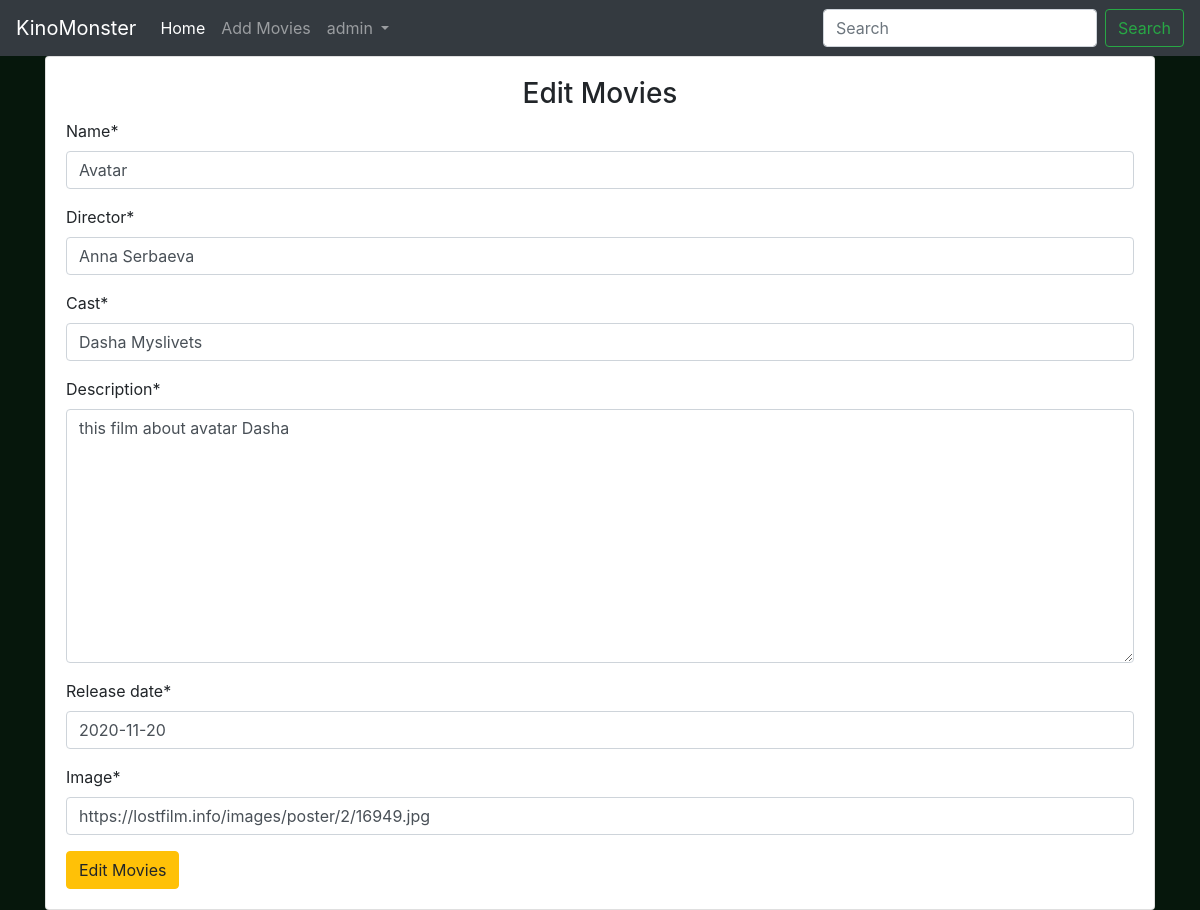
Page /editmovies/3/ (signed in) on the committed database.
### main/models.py (models this page shows, shortened)
class Movie(models.Model):
    name = models.CharField(max_length=300)
    director = models.CharField(max_length=100)
    cast = models.CharField(max_length=800)
    description = models.TextField(max_length=5000)
    release_date = models.DateField()
    averageRating = models.FloatField(default=0)
    image = models.URLField(default=None, null=True)

### main/views.py (the view)
# urls.py: path('editmovies/<int:id>/', views.edit_movies, name='edit_movies'),
def edit_movies(request, id):
    if request.user.is_authenticated:
        if request.user.is_superuser:
            movie = Movie.objects.get(id=id)
            '''form check'''
            if request.method == 'POST':
                form = MovieForm(request.POST or None, instance=movie)
                '''check if form is valid'''
                if form.is_valid():
                    data = form.save(commit=False)
                    data.save()
                    return redirect('main:detail', id)
            else:
                form = MovieForm(instance=movie)
            return render(request, 'main/addmovies.html', {'form': form, 'controller': 'Edit Movies'})
        else:
            return redirect('main:home')
    return redirect('accounts:login')

### main/forms.py
class MovieForm(forms.ModelForm):
    class Meta:
        model = Movie
        fields = ('name', 'director', 'cast', 'description', 'release_date', 'image')

### main/templates/main/addmovies.html (shortened to what this page needs)
{% extends 'main/base.html' %}
{% load crispy_forms_tags %}
{% block content %}
    <div class="container">
        <div class="card">
            <div class="card-body">
                <h3 class="text-center">{{ controller }}</h3>
                    <form action="" method="POST">
                        {{ form | crispy }}
                        <input type="submit" value="{{ controller }}" class="btn btn-warning">
                    </form>
            </div>
        </div>
    </div>
{% endblock content %}

### main/templates/main/base.html (shortened to what this page needs)
<!doctype html>
<html lang="en">
  <head>
    <link rel="stylesheet" href="https://cdn.jsdelivr.net/npm/bootstrap@4.5.3/dist/css/bootstrap.min.css">
    {% load static %}
    <link rel="stylesheet" href="{% static  'css/main.css' %}">
  </head>
  <body>
    <nav class="navbar navbar-expand-lg navbar-dark bg-dark text-white">
      <a class="navbar-brand" href="{% url 'main:home' %}">KinoMonster</a>
      <div class="collapse navbar-collapse" id="navbarSupportedContent">
        <ul class="navbar-nav mr-auto">
          <li class="nav-item active">
            <a class="nav-link" href="{% url 'main:home' %}">Home <span class="sr-only">(current)</span></a>
          </li>
          <li class="nav-item">
            <a class="nav-link" href="{% url 'main:add_movies' %}">Add Movies</a>
          </li>
          {% if user.is_authenticated %}
          <li class="nav-item dropdown">
            <a class="nav-link dropdown-toggle" href="#" id="navbarDropdown" role="button" data-toggle="dropdown" aria-haspopup="true" aria-expanded="false">
              {{ user.username }}
            </a>
          </li>
          {% endif %}
        </ul>
        <form class="form-inline my-2 my-lg-0" method="GET" action="{% url 'main:home' %}">
          <input class="form-control mr-sm-2" type="search" placeholder="Search" aria-label="Search" name="title">
          <button class="btn btn-outline-success my-2 my-sm-0" type="submit">Search</button>
        </form>
      </div>
    </nav>
    {% block content %}
    {% endblock content %}
  </body>
</html>

### main/static/css/main.css (style rules this page uses)
body { background-color: #06170c; }

### rows in the picture
Movie: name "Avatar", director "Anna Serbaeva", cast "Dasha Myslivets", description "this film about avatar Dasha", release_date "2020-11-20", image "https://lostfilm.info/images/poster/2/16949.jpg"

### other values in the picture
{{ user.username }} "admin"
{{ controller }} "Edit Movies"
